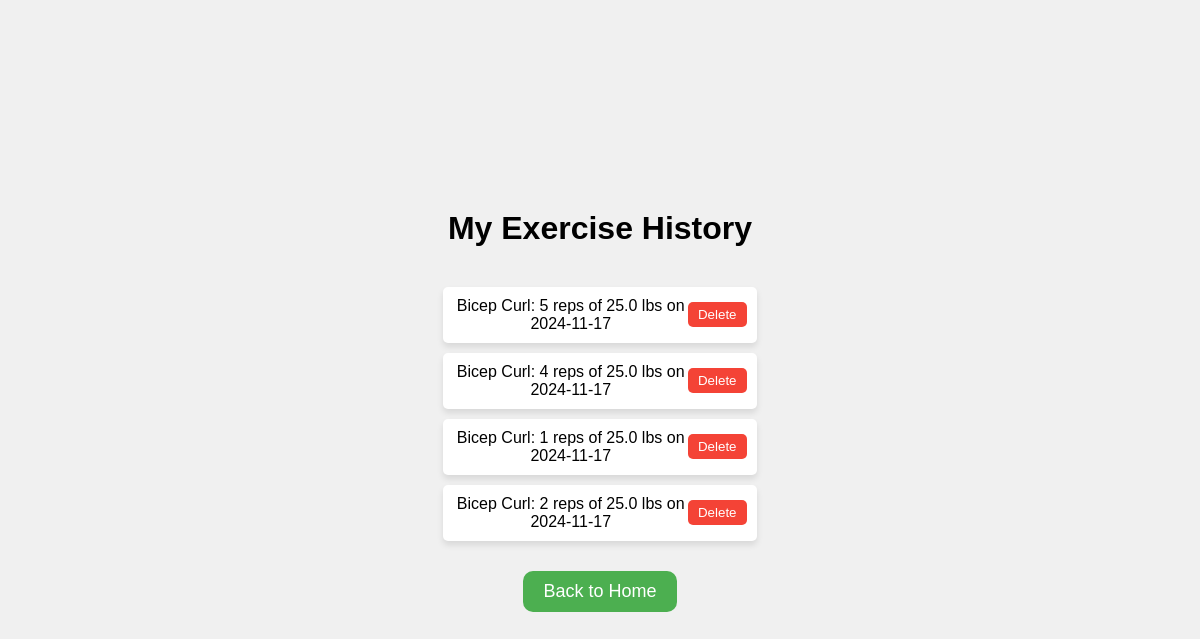
Screenshot of /views/my_exercises (signed in) with the database file from the repository.
### views.py (models this page shows, shortened)
class ExerciseData(db.Model):
    id = db.Column(db.Integer, primary_key=True)
    exercise = db.Column(db.String(100), nullable=False)
    reps = db.Column(db.Integer, nullable=False)
    weight = db.Column(db.Float, nullable=False)
    user_id = db.Column(db.Integer, db.ForeignKey('user.id'), nullable=False)
    date_performed = db.Column(db.DateTime, default=datetime.utcnow)

### views.py (the view)
@views.route('/my_exercises')
@login_required
def my_exercises():
    user_exercises = ExerciseData.query.filter_by(user_id=current_user.id).all()
    return render_template('my_exercises.html', exercises=user_exercises)

### views.py (called while the page is built)
@login_manager.user_loader
def load_user(user_id):
    return User.query.get(int(user_id))

### templates/my_exercises.html (shortened to what this page needs)
<!DOCTYPE html>
<html lang="en">
<head>
</head>
<body>
    <div class="container">
        <h1>My Exercise History</h1>
        {% for exercise in exercises %}
        <div class="exercise-item">
            <p>{{ exercise.exercise }}: {{ exercise.reps }} reps of {{ exercise.weight }} lbs on {{ exercise.date_performed.strftime('%Y-%m-%d') }}</p>
            <form action="{{ url_for('views.delete_exercise', exercise_id=exercise.id) }}" method="POST" style="margin: 0;">
                <button type="submit" class="delete-button">Delete</button>
            </form>
        </div>
        {% else %}
        <p>No exercise history found.</p>
        {% endfor %}
        <a href="{{ url_for('views.home') }}" class="back-button">Back to Home</a>
    </div>
</body>
</html>

### templates/my_exercises.html (style rules this page uses)
body, html { height: 100%; margin: 0; font-family: Arial, sans-serif; display: flex; justify-content: center; align-items: center; background-color: #f0f0f0; }
.container { width: 80%; max-width: 800px; text-align: center; }
h1 { margin-bottom: 40px; }
.exercise-item { display: flex; justify-content: space-between; align-items: center; background-color: #fff; padding: 10px; border-radius: 5px; margin-bottom: 10px; box-shadow: 0px 4px 6px rgba(0, 0, 0, 0.1); }
.exercise-item p { margin: 0; }
.delete-button { background-color: #f44336; color: white; padding: 5px 10px; border: none; border-radius: 5px; cursor: pointer; }
.back-button { display: inline-block; margin-top: 20px; padding: 10px 20px; font-size: 18px; background-color: #4CAF50; color: white; text-align: center; text-decoration: none; border-radius: 10px; }

### rows the page displays
ExerciseData: exercise "Bicep Curl", reps "5", weight "25.0", date_performed "2024-11-17"
ExerciseData: exercise "Bicep Curl", reps "4", weight "25.0", date_performed "2024-11-17"
ExerciseData: exercise "Bicep Curl", reps "1", weight "25.0", date_performed "2024-11-17"
ExerciseData: exercise "Bicep Curl", reps "2", weight "25.0", date_performed "2024-11-17"
